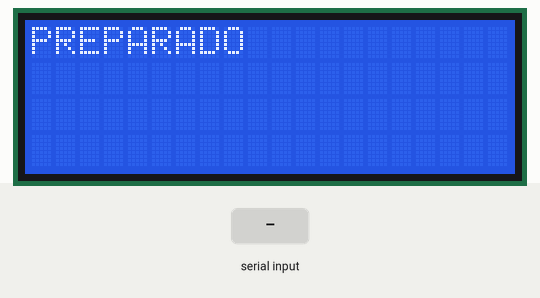
Simulated run of this sketch. Board: Arduino Mega 2560, built with avr-gcc and run on an emulated ATmega2560. On the bench: 20×4 character LCD. The inputs (shaded band) are chosen by the test bench. What the sketch prints to the serial monitor is not drawn.

Above: at 1.2 s.
1.3 s: "1" received over the second serial link
At 2.9 s:
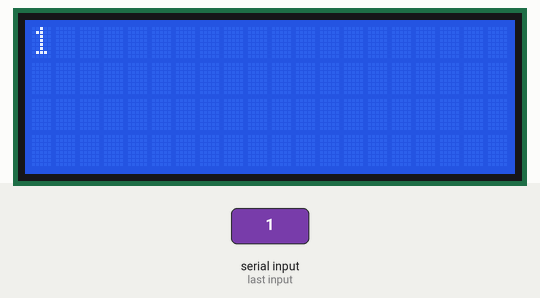
3.8 s: "0" received over the second serial link
At 6.0 s:
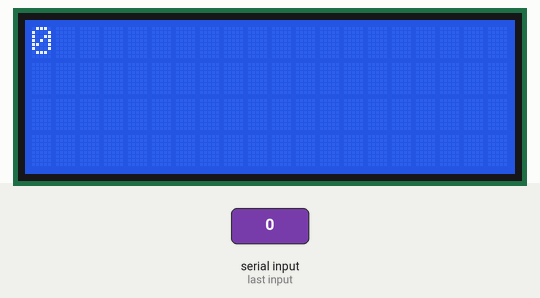
6.3 s: "2" received over the second serial link
Timing chart, 0 to 9.3 s (numbered marks = the images above; inputs shaded):
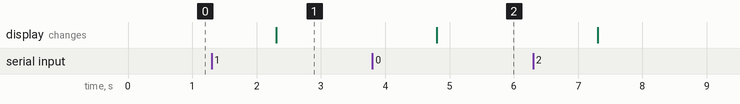

Measured:
- after the input at 1.3 s, the display: changes after 1.0 s (image 1)
- after the input at 3.8 s, the display: changes after 1.0 s (image 2)

The sketch:

readString.ino
```cpp
#include <LiquidCrystal.h>

LiquidCrystal lcd(7, 8, 9, 10, 11, 12);

String cadena;

void setup() {
  Serial.begin(9600);
  Serial2.begin(9600);
  lcd.begin(20,4);
  lcd.print("PREPARADO");
}

void loop() {
  if (Serial2.available()){
    cadena = Serial2.readString();
    Serial.println(cadena);
    mostrarCadenaLCD();
  }

}

  void mostrarCadenaLCD(){
    int longitudCad = cadena.length();
    String cadenaFinal = cadena.substring(0,(longitudCad - 2));
    lcd.clear();
    lcd.setCursor(0,0);
    lcd.print(cadenaFinal);
  }
```
